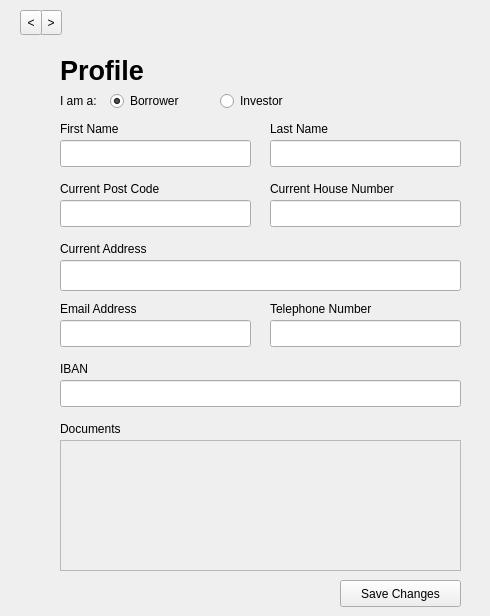
    <widget class="QWidget" name="profile_page">
     <widget class="QLabel" name="profile_documents_label">
      <property name="geometry">
       <rect>
        <x>60</x>
        <y>420</y>
        <width>181</width>
        <height>17</height>
       </rect>
      </property>
      <property name="text">
       <string>Documents</string>
      </property>
     </widget>
     <widget class="QLabel" name="profile_lastname_label">
      <property name="geometry">
       <rect>
        <x>270</x>
        <y>120</y>
        <width>211</width>
        <height>17</height>
       </rect>
      </property>
      <property name="text">
       <string>Last Name</string>
      </property>
     </widget>
     <widget class="QLineEdit" name="profile_phonenumber_lineedit">
      <property name="enabled">
       <bool>true</bool>
      </property>
      <property name="geometry">
       <rect>
        <x>270</x>
        <y>320</y>
        <width>191</width>
        <height>27</height>
       </rect>
      </property>
     </widget>
     <widget class="QLabel" name="profile_firstname_label">
      <property name="geometry">
       <rect>
        <x>60</x>
        <y>120</y>
        <width>131</width>
        <height>17</height>
       </rect>
      </property>
      <property name="text">
       <string>First Name</string>
      </property>
     </widget>
     <widget class="QLineEdit" name="profile_lastname_lineedit">
      <property name="geometry">
       <rect>
        <x>270</x>
        <y>140</y>
        <width>191</width>
        <height>27</height>
       </rect>
      </property>
     </widget>
     <widget class="QLabel" name="profile_address_label">
      <property name="geometry">
       <rect>
        <x>60</x>
        <y>240</y>
        <width>141</width>
        <height>17</height>
       </rect>
      </property>
      <property name="text">
       <string>Current Address</string>
      </property>
     </widget>
     <widget class="QLabel" name="profile_iban_label">
      <property name="geometry">
       <rect>
        <x>60</x>
        <y>360</y>
        <width>57</width>
        <height>17</height>
       </rect>
      </property>
      <property name="text">
       <string>IBAN</string>
      </property>
     </widget>
     <widget class="QRadioButton" name="profile_borrower_radiobutton">
      <property name="geometry">
       <rect>
        <x>110</x>
        <y>90</y>
        <width>104</width>
        <height>22</height>
       </rect>
      </property>
      <property name="text">
       <string>Borrower</string>
      </property>
      <property name="checked">
       <bool>true</bool>
      </property>
     </widget>
     <widget class="QLineEdit" name="profile_email_lineedit">
      <property name="geometry">
       <rect>
        <x>60</x>
        <y>320</y>
        <width>191</width>
        <height>27</height>
       </rect>
      </property>
     </widget>
     <widget class="QLineEdit" name="profile_postcode_lineedit">
      <property name="geometry">
       <rect>
        <x>60</x>
        <y>200</y>
        <width>191</width>
        <height>27</height>
       </rect>
      </property>
     </widget>
     <widget class="QListWidget" name="profile_documents_list">
      <property name="enabled">
       <bool>false</bool>
      </property>
      <property name="geometry">
       <rect>
        <x>60</x>
        <y>440</y>
        <width>401</width>
        <height>131</height>
       </rect>
      </property>
     </widget>
     <widget class="QPushButton" name="profile_save_pushbutton">
      <property name="geometry">
       <rect>
        <x>340</x>
        <y>580</y>
        <width>121</width>
        <height>27</height>
       </rect>
      </property>
      <property name="text">
       <string>Save Changes</string>
      </property>
     </widget>
     <widget class="QToolButton" name="next_8">
      <property name="geometry">
       <rect>
        <x>40</x>
        <y>10</y>
        <width>22</width>
        <height>25</height>
       </rect>
      </property>
      <property name="text">
       <string>&gt;</string>
      </property>
     </widget>
     <widget class="QLabel" name="profile_email_label">
      <property name="geometry">
       <rect>
        <x>60</x>
        <y>300</y>
        <width>141</width>
        <height>17</height>
       </rect>
      </property>
      <property name="text">
       <string>Email Address</string>
      </property>
     </widget>
     <widget class="QLineEdit" name="profile_housenumber_lineedit">
      <property name="geometry">
       <rect>
        <x>270</x>
        <y>200</y>
        <width>191</width>
        <height>27</height>
       </rect>
      </property>
     </widget>
     <widget class="QLineEdit" name="profile_address_lineedit">
      <property name="enabled">
       <bool>true</bool>
      </property>
      <property name="geometry">
       <rect>
        <x>60</x>
        <y>260</y>
        <width>401</width>
        <height>31</height>
       </rect>
      </property>
     </widget>
     <widget class="QLabel" name="profile_housenumber_label">
      <property name="geometry">
       <rect>
        <x>270</x>
        <y>180</y>
        <width>171</width>
        <height>17</height>
       </rect>
      </property>
      <property name="text">
       <string>Current House Number</string>
      </property>
     </widget>
     <widget class="QLabel" name="profile_role_label">
      <property name="geometry">
       <rect>
        <x>60</x>
        <y>90</y>
        <width>57</width>
        <height>21</height>
       </rect>
      </property>
      <property name="text">
       <string>I am a:</string>
      </property>
     </widget>
     <widget class="QRadioButton" name="profile_investor_radiobutton">
      <property name="geometry">
       <rect>
        <x>220</x>
        <y>90</y>
        <width>104</width>
        <height>22</height>
       </rect>
      </property>
      <property name="text">
       <string>Investor</string>
      </property>
      <property name="checked">
       <bool>false</bool>
      </property>
     </widget>
     <widget class="QLabel" name="profile_title">
      <property name="geometry">
       <rect>
        <x>60</x>
        <y>60</y>
        <width>191</width>
        <height>21</height>
       </rect>
      </property>
      <property name="font">
       <font>
        <pointsize>20</pointsize>
        <weight>75</weight>
        <bold>true</bold>
       </font>
      </property>
      <property name="text">
       <string>Profile</string>
      </property>
     </widget>
     <widget class="QLineEdit" name="profile_firstname_lineedit">
      <property name="geometry">
       <rect>
        <x>60</x>
        <y>140</y>
        <width>191</width>
        <height>27</height>
       </rect>
      </property>
     </widget>
     <widget class="QToolButton" name="prev_8">
      <property name="geometry">
       <rect>
        <x>20</x>
        <y>10</y>
        <width>22</width>
        <height>25</height>
       </rect>
      </property>
      <property name="text">
       <string>&lt;</string>
      </property>
     </widget>
     <widget class="QLabel" name="profile_phonenumber_label">
      <property name="geometry">
       <rect>
        <x>270</x>
        <y>300</y>
        <width>141</width>
        <height>17</height>
       </rect>
      </property>
      <property name="text">
       <string>Telephone Number</string>
      </property>
     </widget>
     <widget class="QLabel" name="profile_postcode_label">
      <property name="geometry">
       <rect>
        <x>60</x>
        <y>180</y>
        <width>141</width>
        <height>17</height>
       </rect>
      </property>
      <property name="text">
       <string>Current Post Code</string>
      </property>
     </widget>
     <widget class="QLineEdit" name="profile_iban_lineedit">
      <property name="geometry">
       <rect>
        <x>60</x>
        <y>380</y>
        <width>401</width>
        <height>27</height>
       </rect>
      </property>
     </widget>
    </widget>
